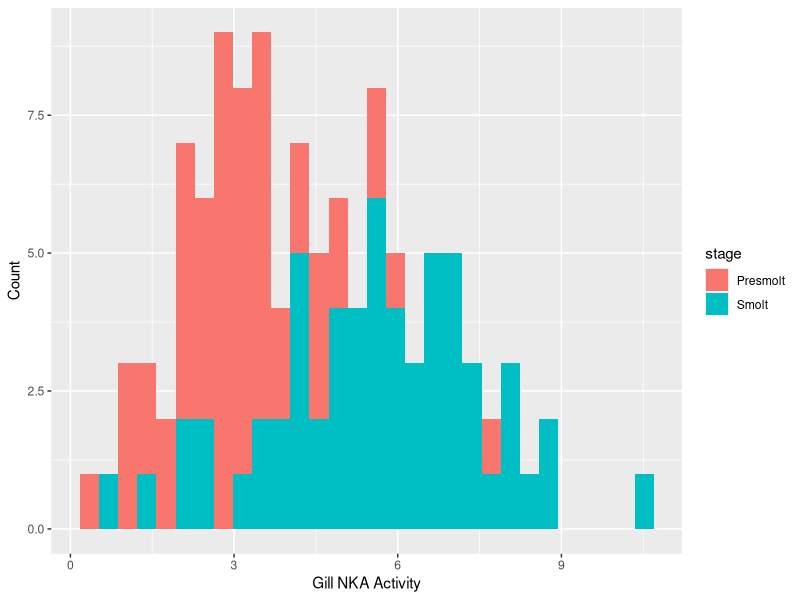

Source code (R):
## ---- chunk 1

## ---- chunk 2
library(tidyverse)
## ---- chunk 3
# Read in the data from comma-seperated text file
  smolts = read.csv('../../data/smolts.txt', stringsAsFactors = FALSE)

# Look at the first few rows of data
  head(smolts)
  
# Examine data structure  
  str(smolts)
## ---- chunk 4
# Make a subset of the smolts data that excludes 
# the stage Postsmolt
ps <- subset(smolts, stage != 'Postsmolt')

## ---- chunk 5
ggplot(ps, aes(x = nka, fill = stage)) + 
  geom_histogram() +
  xlab("Gill NKA Activity") +
  ylab("Count")
## ---- chunk 6
# Re-run the two-sample test
t.test(nka ~ stage, data = ps)    

## ---- chunk 7
# Like this:
ps$rank[ps$osmolality >= 400] <- 'high'
ps$rank[ps$osmolality < 400] <- 'low'

